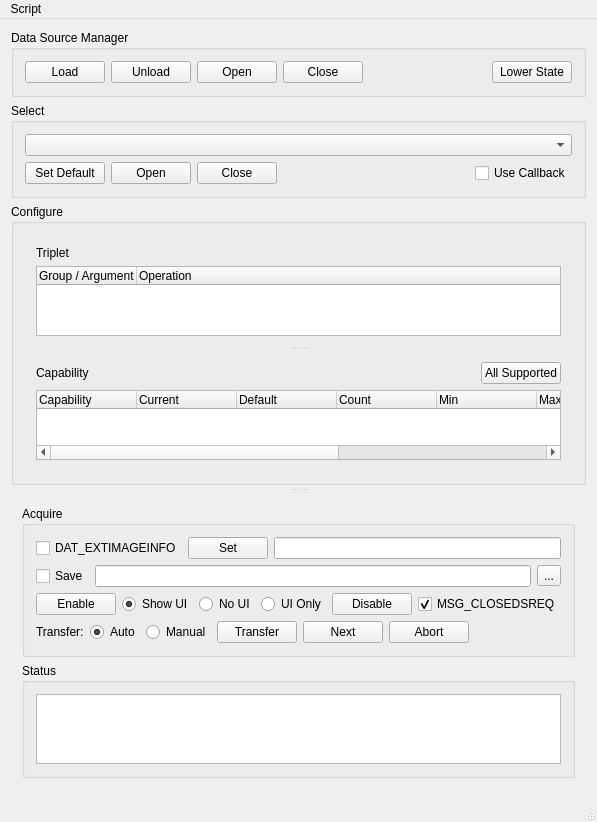
<?xml version="1.0" encoding="UTF-8"?>
<ui version="4.0">
 <class>TWAIN_App_QTClass</class>
 <widget class="QMainWindow" name="TWAIN_App_QTClass">
  <property name="geometry">
   <rect>
    <x>0</x>
    <y>0</y>
    <width>545</width>
    <height>808</height>
   </rect>
  </property>
  <property name="windowTitle">
   <string>TWAIN QT Sample Application</string>
  </property>
  <widget class="QWidget" name="centralWidget">
   <layout class="QGridLayout" name="gridLayout_5">
    <item row="1" column="0">
     <widget class="QGroupBox" name="groupBox">
      <property name="sizePolicy">
       <sizepolicy hsizetype="Preferred" vsizetype="Fixed">
        <horstretch>0</horstretch>
        <verstretch>0</verstretch>
       </sizepolicy>
      </property>
      <property name="title">
       <string>Select</string>
      </property>
      <layout class="QGridLayout" name="gridLayout">
       <item row="0" column="0">
        <widget class="QComboBox" name="cbxSources"/>
       </item>
       <item row="1" column="0">
        <layout class="QHBoxLayout" name="horizontalLayout">
         <item>
          <widget class="QPushButton" name="btnSetDefault">
           <property name="text">
            <string>Set Default</string>
           </property>
          </widget>
         </item>
         <item>
          <widget class="QPushButton" name="btnOpen">
           <property name="text">
            <string>Open</string>
           </property>
          </widget>
         </item>
         <item>
          <widget class="QPushButton" name="btnClose">
           <property name="text">
            <string>Close</string>
           </property>
          </widget>
         </item>
         <item>
          <spacer name="horizontalSpacer">
           <property name="orientation">
            <enum>Qt::Horizontal</enum>
           </property>
           <property name="sizeHint" stdset="0">
            <size>
             <width>40</width>
             <height>20</height>
            </size>
           </property>
          </spacer>
         </item>
         <item>
          <widget class="QCheckBox" name="chkCallback">
           <property name="text">
            <string>Use Callback</string>
           </property>
          </widget>
         </item>
        </layout>
       </item>
      </layout>
     </widget>
    </item>
    <item row="0" column="0">
     <widget class="QGroupBox" name="groupBox_5">
      <property name="sizePolicy">
       <sizepolicy hsizetype="Preferred" vsizetype="Fixed">
        <horstretch>0</horstretch>
        <verstretch>0</verstretch>
       </sizepolicy>
      </property>
      <property name="title">
       <string>Data Source Manager</string>
      </property>
      <layout class="QHBoxLayout" name="horizontalLayout_3">
       <item>
        <widget class="QPushButton" name="btnLoadDSM">
         <property name="text">
          <string>Load</string>
         </property>
        </widget>
       </item>
       <item>
        <widget class="QPushButton" name="btnUnloadDSM">
         <property name="text">
          <string>Unload</string>
         </property>
        </widget>
       </item>
       <item>
        <widget class="QPushButton" name="btnOpenDSM">
         <property name="text">
          <string>Open</string>
         </property>
        </widget>
       </item>
       <item>
        <widget class="QPushButton" name="btnCloseDSM">
         <property name="text">
          <string>Close</string>
         </property>
        </widget>
       </item>
       <item>
        <spacer name="horizontalSpacer_2">
         <property name="orientation">
          <enum>Qt::Horizontal</enum>
         </property>
         <property name="sizeHint" stdset="0">
          <size>
           <width>40</width>
           <height>20</height>
          </size>
         </property>
        </spacer>
       </item>
       <item>
        <widget class="QPushButton" name="btnRecover">
         <property name="text">
          <string>Lower State</string>
         </property>
        </widget>
       </item>
      </layout>
     </widget>
    </item>
    <item row="2" column="0">
     <widget class="QSplitter" name="splConfigAcquire">
      <property name="autoFillBackground">
       <bool>false</bool>
      </property>
      <property name="frameShape">
       <enum>QFrame::NoFrame</enum>
      </property>
      <property name="orientation">
       <enum>Qt::Vertical</enum>
      </property>
      <property name="opaqueResize">
       <bool>true</bool>
      </property>
      <property name="handleWidth">
       <number>10</number>
      </property>
      <property name="childrenCollapsible">
       <bool>true</bool>
      </property>
      <widget class="QGroupBox" name="groupBox_2">
       <property name="sizePolicy">
        <sizepolicy hsizetype="Preferred" vsizetype="Preferred">
         <horstretch>0</horstretch>
         <verstretch>0</verstretch>
        </sizepolicy>
       </property>
       <property name="title">
        <string>Configure</string>
       </property>
       <layout class="QGridLayout" name="gridLayout_2">
        <item row="0" column="0">
         <widget class="QSplitter" name="splTripletCapability">
          <property name="orientation">
           <enum>Qt::Vertical</enum>
          </property>
          <property name="childrenCollapsible">
           <bool>false</bool>
          </property>
          <widget class="QWidget" name="layoutWidget">
           <layout class="QVBoxLayout" name="verticalLayout_4">
            <item>
             <widget class="QLabel" name="label">
              <property name="text">
               <string>Triplet</string>
              </property>
             </widget>
            </item>
            <item>
             <widget class="QTreeWidget" name="treTriplet">
              <property name="sizePolicy">
               <sizepolicy hsizetype="Expanding" vsizetype="Expanding">
                <horstretch>0</horstretch>
                <verstretch>0</verstretch>
               </sizepolicy>
              </property>
              <property name="columnCount">
               <number>2</number>
              </property>
              <column>
               <property name="text">
                <string notr="true">Group / Argument Type</string>
               </property>
              </column>
              <column>
               <property name="text">
                <string>Operation</string>
               </property>
              </column>
             </widget>
            </item>
           </layout>
          </widget>
          <widget class="QWidget" name="layoutWidget">
           <layout class="QVBoxLayout" name="verticalLayout_3">
            <item>
             <layout class="QHBoxLayout" name="horizontalLayout_7">
              <item>
               <widget class="QLabel" name="label_2">
                <property name="text">
                 <string>Capability</string>
                </property>
               </widget>
              </item>
              <item>
               <spacer name="horizontalSpacer_5">
                <property name="orientation">
                 <enum>Qt::Horizontal</enum>
                </property>
                <property name="sizeHint" stdset="0">
                 <size>
                  <width>40</width>
                  <height>20</height>
                 </size>
                </property>
               </spacer>
              </item>
              <item>
               <widget class="QPushButton" name="btnAllSupported">
                <property name="text">
                 <string>All Supported</string>
                </property>
               </widget>
              </item>
             </layout>
            </item>
            <item>
             <widget class="QTreeWidget" name="treCapability">
              <property name="sizePolicy">
               <sizepolicy hsizetype="Expanding" vsizetype="Expanding">
                <horstretch>0</horstretch>
                <verstretch>0</verstretch>
               </sizepolicy>
              </property>
              <column>
               <property name="text">
                <string notr="true">Capability</string>
               </property>
              </column>
              <column>
               <property name="text">
                <string>Current</string>
               </property>
              </column>
              <column>
               <property name="text">
                <string>Default</string>
               </property>
              </column>
              <column>
               <property name="text">
                <string>Count</string>
               </property>
              </column>
              <column>
               <property name="text">
                <string>Min</string>
               </property>
              </column>
              <column>
               <property name="text">
                <string>Max</string>
               </property>
              </column>
              <column>
               <property name="text">
                <string>Step</string>
               </property>
              </column>
              <column>
               <property name="text">
                <string>Type</string>
               </property>
              </column>
              <column>
               <property name="text">
                <string>Support</string>
               </property>
              </column>
             </widget>
            </item>
           </layout>
          </widget>
         </widget>
        </item>
       </layout>
      </widget>
      <widget class="QWidget" name="layoutWidget">
       <layout class="QVBoxLayout" name="verticalLayout">
        <item>
         <widget class="QGroupBox" name="groupBox_3">
          <property name="sizePolicy">
           <sizepolicy hsizetype="Preferred" vsizetype="Preferred">
            <horstretch>0</horstretch>
            <verstretch>0</verstretch>
           </sizepolicy>
          </property>
          <property name="title">
           <string>Acquire</string>
          </property>
          <layout class="QGridLayout" name="gridLayout_3">
           <item row="0" column="0">
            <layout class="QHBoxLayout" name="horizontalLayout_4">
             <item>
              <widget class="QCheckBox" name="chkExtImageInfo">
               <property name="text">
                <string>DAT_EXTIMAGEINFO</string>
               </property>
              </widget>
             </item>
             <item>
              <widget class="QPushButton" name="btnSet">
               <property name="text">
                <string>Set</string>
               </property>
              </widget>
             </item>
             <item>
              <widget class="QLineEdit" name="edtExtImageInfo">
               <property name="readOnly">
                <bool>true</bool>
               </property>
              </widget>
             </item>
            </layout>
           </item>
           <item row="1" column="0">
            <layout class="QHBoxLayout" name="horizontalLayout_5">
             <item>
              <widget class="QCheckBox" name="chkSave">
               <property name="text">
                <string>Save</string>
               </property>
              </widget>
             </item>
             <item>
              <widget class="QLineEdit" name="edtSavePath"/>
             </item>
             <item>
              <widget class="QToolButton" name="btnSelPath">
               <property name="text">
                <string>...</string>
               </property>
              </widget>
             </item>
            </layout>
           </item>
           <item row="2" column="0">
            <layout class="QVBoxLayout" name="verticalLayout_2">
             <item>
              <layout class="QHBoxLayout" name="horizontalLayout_2">
               <item>
                <widget class="QPushButton" name="btnEnable">
                 <property name="text">
                  <string>Enable</string>
                 </property>
                </widget>
               </item>
               <item>
                <widget class="QRadioButton" name="radShowUI">
                 <property name="text">
                  <string>Show UI</string>
                 </property>
                 <property name="checked">
                  <bool>true</bool>
                 </property>
                 <attribute name="buttonGroup">
                  <string>buttonGroup_2</string>
                 </attribute>
                </widget>
               </item>
               <item>
                <widget class="QRadioButton" name="radNoUI">
                 <property name="text">
                  <string>No UI</string>
                 </property>
                 <attribute name="buttonGroup">
                  <string>buttonGroup_2</string>
                 </attribute>
                </widget>
               </item>
               <item>
                <widget class="QRadioButton" name="radUIOnly">
                 <property name="text">
                  <string>UI Only</string>
                 </property>
                 <property name="checked">
                  <bool>false</bool>
                 </property>
                 <attribute name="buttonGroup">
                  <string>buttonGroup_2</string>
                 </attribute>
                </widget>
               </item>
               <item>
                <widget class="QPushButton" name="btnDisable">
                 <property name="text">
                  <string>Disable</string>
                 </property>
                </widget>
               </item>
               <item>
                <widget class="QCheckBox" name="chkAutoDisable">
                 <property name="text">
                  <string>MSG_CLOSEDSREQ</string>
                 </property>
                 <property name="checked">
                  <bool>true</bool>
                 </property>
                </widget>
               </item>
               <item>
                <spacer name="horizontalSpacer_3">
                 <property name="orientation">
                  <enum>Qt::Horizontal</enum>
                 </property>
                 <property name="sizeHint" stdset="0">
                  <size>
                   <width>40</width>
                   <height>20</height>
                  </size>
                 </property>
                </spacer>
               </item>
              </layout>
             </item>
            </layout>
           </item>
           <item row="3" column="0">
            <layout class="QHBoxLayout" name="horizontalLayout_6">
             <item>
              <widget class="QLabel" name="label_3">
               <property name="text">
                <string>Transfer:</string>
               </property>
              </widget>
             </item>
             <item>
              <widget class="QRadioButton" name="radAuto">
               <property name="text">
                <string>Auto</string>
               </property>
               <property name="checked">
                <bool>true</bool>
               </property>
               <property name="autoExclusive">
                <bool>true</bool>
               </property>
               <attribute name="buttonGroup">
                <string>buttonGroup</string>
               </attribute>
              </widget>
             </item>
             <item>
              <widget class="QRadioButton" name="radManual">
               <property name="text">
                <string>Manual</string>
               </property>
               <attribute name="buttonGroup">
                <string>buttonGroup</string>
               </attribute>
              </widget>
             </item>
             <item>
              <widget class="QPushButton" name="btnTransfer">
               <property name="text">
                <string>Transfer</string>
               </property>
              </widget>
             </item>
             <item>
              <widget class="QPushButton" name="btnNext">
               <property name="text">
                <string>Next</string>
               </property>
              </widget>
             </item>
             <item>
              <widget class="QPushButton" name="btnAbort">
               <property name="text">
                <string>Abort</string>
               </property>
              </widget>
             </item>
             <item>
              <spacer name="horizontalSpacer_4">
               <property name="orientation">
                <enum>Qt::Horizontal</enum>
               </property>
               <property name="sizeHint" stdset="0">
                <size>
                 <width>40</width>
                 <height>20</height>
                </size>
               </property>
              </spacer>
             </item>
            </layout>
           </item>
          </layout>
         </widget>
        </item>
        <item>
         <widget class="QGroupBox" name="groupBox_4">
          <property name="title">
           <string>Status</string>
          </property>
          <layout class="QGridLayout" name="gridLayout_4">
           <item row="0" column="0">
            <widget class="QTextEdit" name="edtStatus">
             <property name="readOnly">
              <bool>true</bool>
             </property>
            </widget>
           </item>
          </layout>
         </widget>
        </item>
       </layout>
      </widget>
     </widget>
    </item>
   </layout>
  </widget>
  <widget class="QMenuBar" name="menuBar">
   <property name="geometry">
    <rect>
     <x>0</x>
     <y>0</y>
     <width>545</width>
     <height>21</height>
    </rect>
   </property>
   <widget class="QMenu" name="menuLoad_Script">
    <property name="title">
     <string>Script</string>
    </property>
    <addaction name="mnuLoadFromState1"/>
    <addaction name="mnuLoadFromCurrentState"/>
    <addaction name="actionStart_Recording"/>
    <addaction name="mnuStopRecording"/>
   </widget>
   <addaction name="menuLoad_Script"/>
  </widget>
  <widget class="QStatusBar" name="statusBar"/>
  <action name="mnuLoadFromState1">
   <property name="text">
    <string>Load (State 1)</string>
   </property>
   <property name="toolTip">
    <string>Load a Script and Execute from State 1</string>
   </property>
  </action>
  <action name="actionStart_Recording">
   <property name="checkable">
    <bool>true</bool>
   </property>
   <property name="text">
    <string>Start Recording</string>
   </property>
  </action>
  <action name="mnuStopRecording">
   <property name="checkable">
    <bool>true</bool>
   </property>
   <property name="checked">
    <bool>true</bool>
   </property>
   <property name="text">
    <string>Stop Recording</string>
   </property>
  </action>
  <action name="mnuLoadFromCurrentState">
   <property name="text">
    <string>Load (Current State)</string>
   </property>
   <property name="toolTip">
    <string>Load a Script and Execute from the Current State</string>
   </property>
  </action>
 </widget>
 <layoutdefault spacing="6" margin="11"/>
 <resources>
  <include location="twain_app_qt.qrc"/>
 </resources>
 <connections/>
 <buttongroups>
  <buttongroup name="buttonGroup_2"/>
  <buttongroup name="buttonGroup"/>
 </buttongroups>
</ui>
